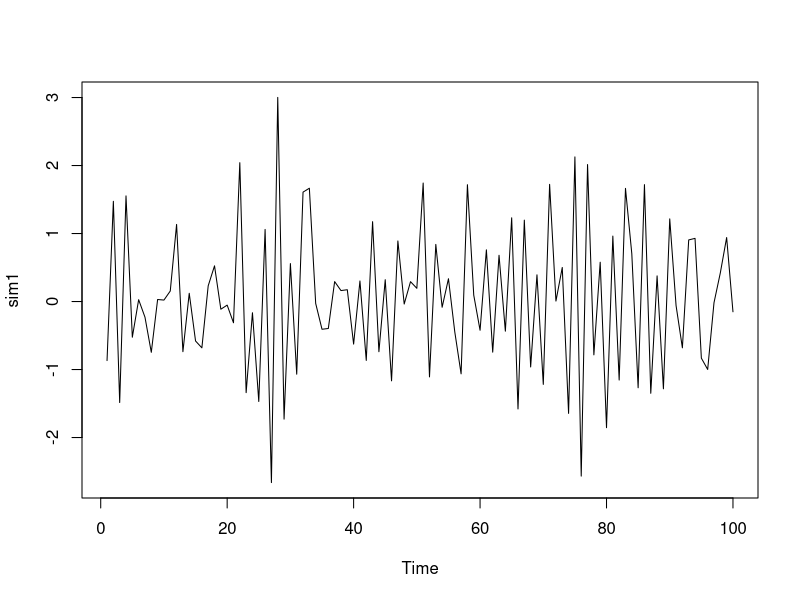
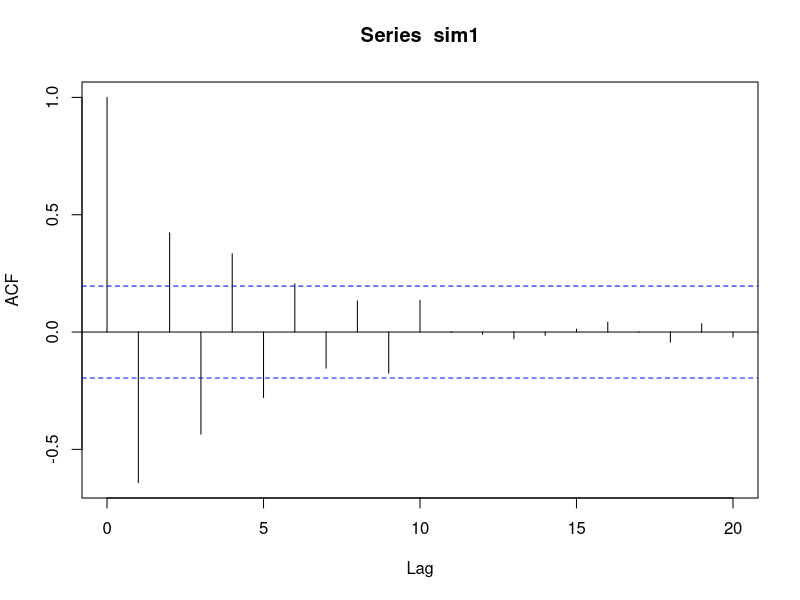
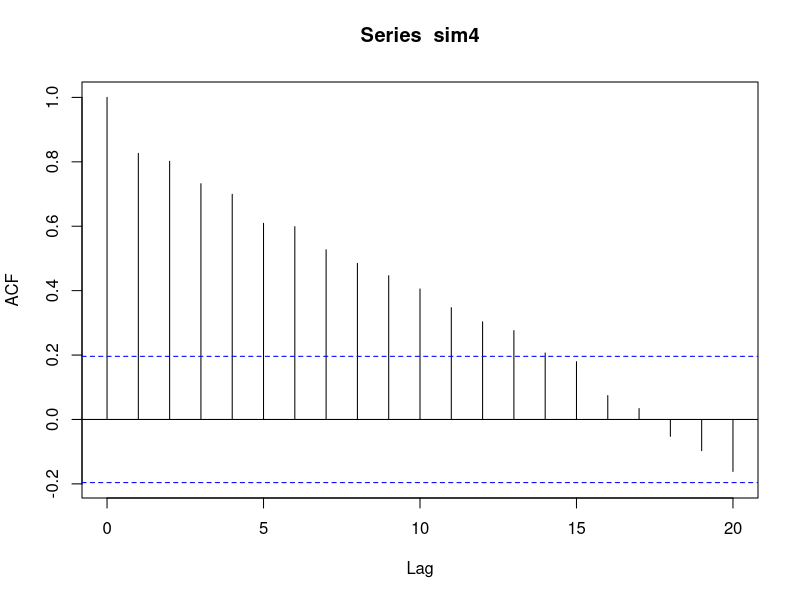
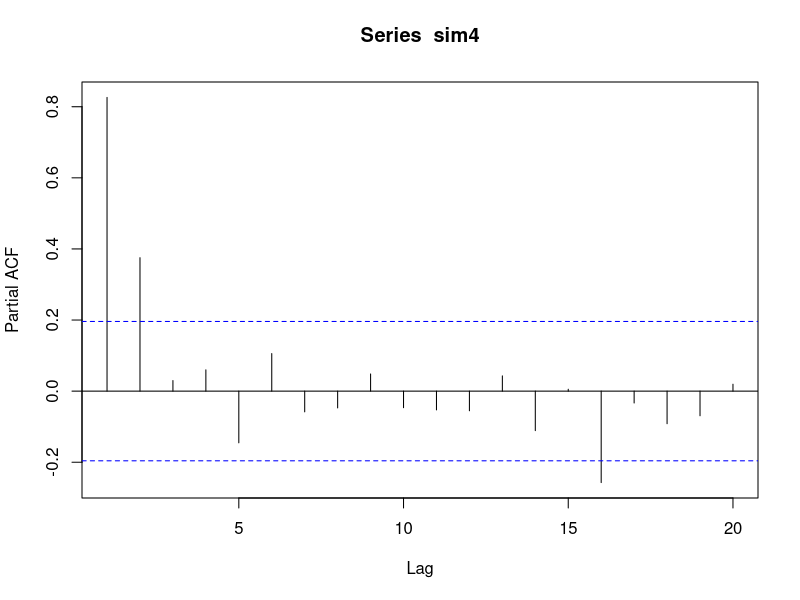
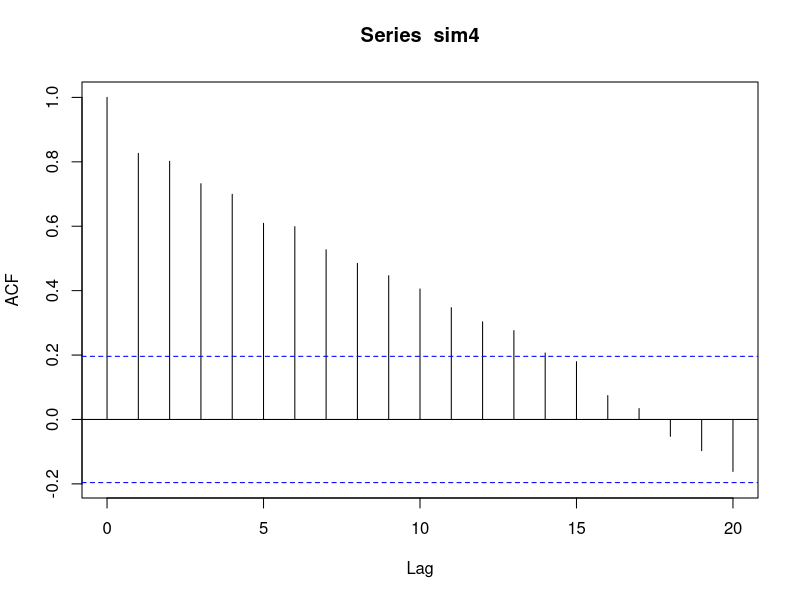

Write R code to recreate these figures, in order. (Note: this script raises an error after producing the figures.)
data('TSA')
sim1 = arima.sim(list(order=c(0,0,1), ma=c(-0.5)), n=100)
plot(sim1)
acf(sim1)

sim4 = arima.sim(list(order=c(2,0,0), ar = c(0.5,0.4)), n=100)
acf(sim4)
# MA decays FAST
# AR is SLOW
# Cannot idenify the auto regressive order using acf
# acf only used to identify order of MA. That is p value, cannot find q
# Need another quanitiy not acf to infer order of AR process
pacf(sim4)
# because two spikes above threshold, AR(2)
acf(sim4)
# for very low order sometimes cannot distinguish r and ma
sim2 = arima.sim(list(order=c(9,0,2), ar=c(-0.5,0.5)),n=100)

# always check acf first, if it tells u it is MA, then it is highly plausible it is a MA 
# if u use acf and find it decays slowly and looks like AR, then switch to pacf
# Only if MA process is ruled out 

# Time series data is more complicated 
# because of stochastic effect and they are not independent 

ARMAacf(ar=c(0.5,0.4),lag.max=20)
ARMAacf(ar=c(0.5,0.4),lag.max=20, pacf=TRUE)
# ARMAacf is only used when knowing phi and theta and order 

# only 2 acf greater than 0 
# pacf can be used to identify order of AR process
# always use acf to check first 
# if you check if one process is stationary or not, always use acf 
# then pacf
# only if MA is ruled out then you use pacf 

# when you build a model with very large orders 
# for time series data we believe the current time point is only dependent on most recent data point
# so order p and q should not be very large
# most cases p and q not greater than 4 or 5

# extended acf can be used to identify both pa and q 
sim5 = arima.sim(list(order=c(1,0,1), ar = c(0.6), ma =c(0.8)), n=100)
plot(sim5)
acf(sim5)
# MA or AR?
# seems like MA

pacf(sim5)
# looks like AR 2

eacf(sim5)
# Used to identify order p and q
# eacf is not very clean 
# not as good as acf and pacf
# because arma model is more complicated that the other two 
# it depends on data and doesnt generate a figure 
# p is y q is x
# not good dsta to use eacf
sim5 = arima.sim(list(order=c(1,0,1), ar = c(0.6), ma =c(0.8)), n=200)
eacf(sim5)
# looking for a triangle in the xo matrix
# called a wege 
# x with no o on left, all o on right 
# hope to see o only on right side 
# looks like 1,1

sim6 = arima.sim(list(order=c(2,0,2), ar = c(0.6,-0.5), ma = c(0.8,-0.2)), n=500)
acf(sim6)
# seems like MA 3, but not a good one. normally left side should be larger 
pacf(sim6)
# 5 pacf non-zero, still same problem. magnitude should decrease 
# might not be AR only, could be mixing model
eacf(sim6) # notes are based on n = 200
# both 2,2 and 3,1 are reasonable
# remember philosophy that we try to make both p and q as small as possible 
# if you find this is arma 5,1 or 2,2
# then you should prefer 2,2 
# only AR contribution can be a little larger than MA 
# this is how to build model 

# acf determines order of purely MA
# pacf determines order of p and is purely AR
# eacf determines mixed ARMA 
# always do this order -> acf, pacf, eacf 

# with studying trends we normally used the difference 
# when you find some data they ahve a deterministic trend
# use difference to remove and then you get ARIMA model
# how many differences should you use?
# we have the same philosophy, that is the order d should be as small as possible 
# in the past when we build the model, if the first order difference becomes sttionary, then second and third etc should be stationary 
# do not over differentiate 
# in regression we sometimes called it overfitting 


